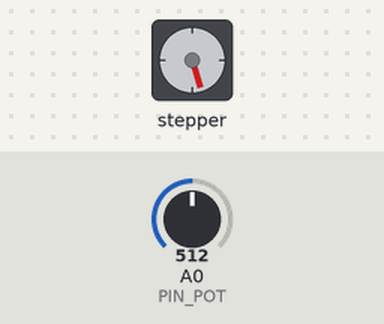
A sketch run on a simulated Arduino Uno, built with avr-gcc and run on an emulated ATmega328P. Shown: stepper motor. Wiring (inferred from the names in the program): stepper motor driver (200 steps per turn assumed): step pin 3; direction pin 2. Inputs (shaded band) come from the test bench; at power-on: A0 (PIN_POT) = 512.

Above: at 1.2 s.
1.3 s: A0 (PIN_POT) set to 716
At 1.99 s:
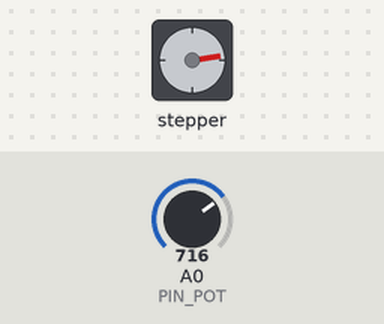
4.3 s: A0 (PIN_POT) set to 900
At 4.74 s:
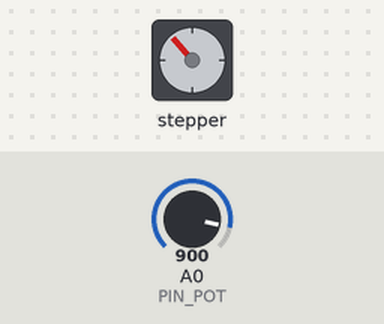
Timing chart, 0 to 16.3 s (numbered marks = the images above; inputs shaded):
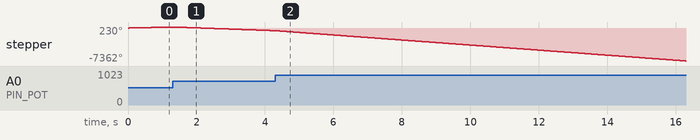

The sketch:

Exercise.ino
```cpp
#define PIN_POT A0

#define PIN_DIR 2
#define PIN_STEP 3

#define STEPS_PER_REVOLUTION 200

#define DELAY_TIME_SLOW 2000
#define DELAY_TIME_FAST 1000

void setup() {
  pinMode(PIN_STEP, OUTPUT);
  pinMode(PIN_DIR, OUTPUT);

  digitalWrite(PIN_DIR, HIGH);    // Clockwise
}

void loop() {

  int analogValue = analogRead(PIN_POT);
  int delay_time;
  bool direction;

  if (analogValue <= 512) {

    delay_time = map(analogValue, 0, 512, 400, 5000);
    direction = true;
  }
  else if (analogValue >= 513) {
    delay_time = map(analogValue, 1023, 513, 400, 5000);
    direction = false;

  }

  digitalWrite(PIN_DIR, direction);

  digitalWrite(PIN_STEP, HIGH);
  delayMicroseconds(delay_time);
  digitalWrite(PIN_STEP, LOW);
  delayMicroseconds(delay_time);
}
```
